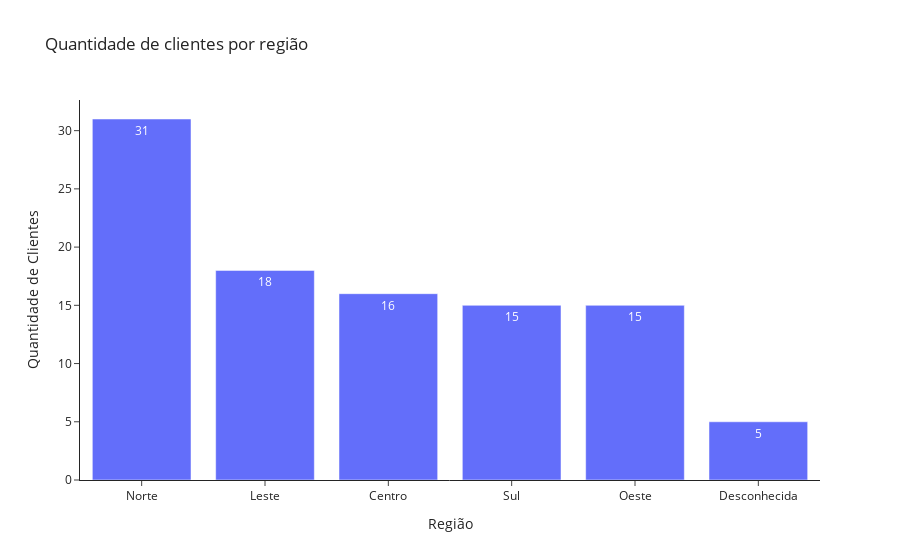

The notebook cell saved with this chart:
### Code cell
clientes_por_regiao = (
    clientes['region']
    .value_counts()
    .reset_index()
    .rename(columns={'quantidade': 'region', 'count': 'quantidade'})
)

fig = px.bar(
    clientes_por_regiao,
    x='region',
    y='quantidade',
    title='Quantidade de clientes por região',
    labels={'region': 'Região', 'quantidade': 'Quantidade de Clientes'},
    text='quantidade'
)
fig.update_layout(template='simple_white')
fig.show()

### Figure 1 — Plotly figure (JSON) as saved in the notebook; plotly's stock layout.template omitted (floating-point values rounded to 4 significant figures)
{"data": [{"hovertemplate": "Região=%{x}<br>Quantidade de Clientes=%{text}<extra></extra>", "legendgroup": "", "marker": {"color": "#636efa", "pattern": {"shape": ""}}, "name": "", "orientation": "v", "showlegend": false, "text": [31.0, 18.0, 16.0, 15.0, 15.0, 5.0], "textposition": "auto", "type": "bar", "x": ["Norte", "Leste", "Centro", "Sul", "Oeste", "Desconhecida"], "xaxis": "x", "y": [31, 18, 16, 15, 15, 5], "yaxis": "y"}], "layout": {"barmode": "relative", "legend": {"tracegroupgap": 0}, "title": {"text": "Quantidade de clientes por região"}, "xaxis": {"anchor": "y", "domain": [0, 1], "title": {"text": "Região"}}, "yaxis": {"anchor": "x", "domain": [0, 1], "title": {"text": "Quantidade de Clientes"}}}}
